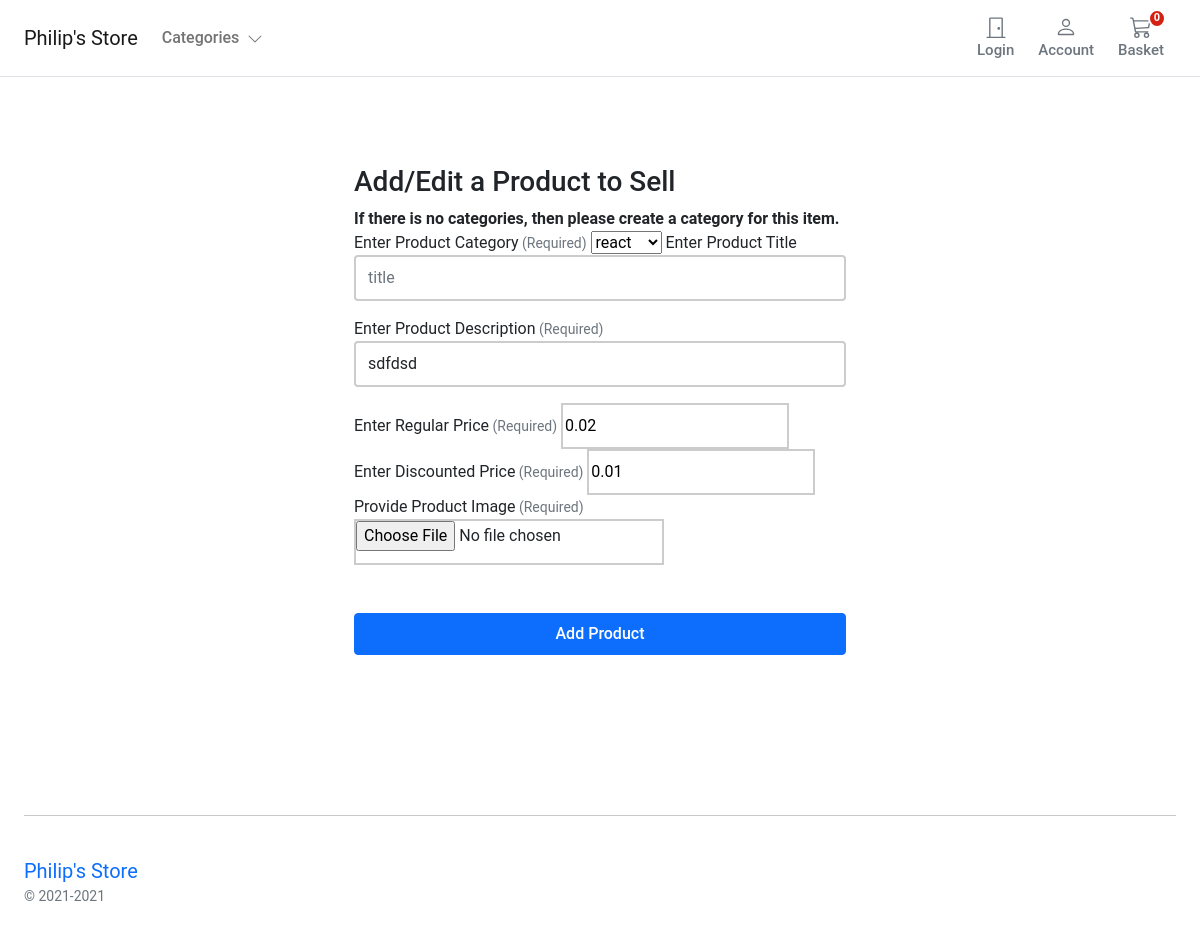
The app's page /inventory/edit/2/ with its own data.
### store/models.py (models this page shows, shortened)
class Product(models.Model):
    category = models.ForeignKey(Category, on_delete=models.RESTRICT)
    title = models.CharField(
        verbose_name=_("title"),
        help_text=_("Required"),
        max_length=255,
    )
    description = models.TextField(verbose_name=_("description"), help_text=_("Not Required"), blank=True)
    slug = models.SlugField(max_length=255)
    regular_price = models.DecimalField(
        verbose_name=_("Regular price"),
        help_text=_("Maximum 999.99"),
        error_messages={
            "name": {
                "max_length": _("The price must be between 0 and 999.99."),
            },
        },
        max_digits=5,
        decimal_places=2,
    )
    discount_price = models.DecimalField(
        verbose_name=_("Discount price"),
        help_text=_("Maximum 999.99"),
        error_messages={
            "name": {
                "max_length": _("The price must be between 0 and 999.99."),
            },
        },
        max_digits=5,
        decimal_places=2,
    )
    is_active = models.BooleanField(
        verbose_name=_("Product visibility"),
        help_text=_("Change product visibility"),
        default=True,
    )
    created_at = models.DateTimeField(_("Created at"), auto_now_add=True, editable=False)
    updated_at = models.DateTimeField(_("Updated at"), auto_now=True)
    class Meta:
        ordering = ("-created_at",)
        verbose_name = _("Product")
        verbose_name_plural = _("Products")

### inventory/views.py (the view)
# urls.py: path('edit/<slug:id>/', views.inventory_edit, name='inventory_edit'),
def inventory_edit(request, id):
    product = get_object_or_404(Product, pk=id)
    if request.method == 'POST':
        product_add_form = ProductAddForm(request.POST, request.FILES)
        if product_add_form.is_valid():
            Product.objects.filter(pk=id).update(
                category=product_add_form.cleaned_data['category'],
                title=product_add_form.cleaned_data['title'],
                description=product_add_form.cleaned_data['description'],
                regular_price=product_add_form.cleaned_data['regular_price'],
                discount_price=product_add_form.cleaned_data['discount_price'],
            )
            ProductImage.objects.filter(product=product).filter(is_feature=True).update(is_feature=False)
            image = ProductImage.objects.create(
                product=product,
                image=product_add_form.cleaned_data['featured_image'],
                is_feature=True,
            )
            image.save()
            return render(request, 'inventory/product_added.html')
    else:
        product_add_form = ProductAddForm(instance=product)
    return render(request, 'inventory/add_product_inventory.html', {'form': product_add_form})

### basket/basket.py (called while the page is built)
    def __len__(self):
        return sum(item['qty'] for item in self.basket.values())

### basket/context_processors.py (called while the page is built)
def basket(request):
    return {'basket': Basket(request)}

### store/context_processors.py (called while the page is built)
def categories(request):
    return {
        'categories' : Category.objects.filter(level=0)
    }

### store/models.py (called while the page is built)
    def get_absolute_url(self):
        return reverse("store:category_list", args=[self.slug])

    def __str__(self):
        return self.name

### templates/inventory/add_product_inventory.html (shortened to what this page needs)
{% extends "../store/base.html" %}
{% block content %}
<div class="container-fluid">
    <div class="row no-gutter">
        <div class="col-md-12">
            <div class="login d-flex align-items-center py-5">
                <div class="container">
                    <div class="row">
                        <div class="col-12 col-lg-7  mx-auto">
                             <form name="product_form" class="account-form p-4 rounded col-lg-10 mx-auto" enctype="multipart/form-data" action="." method="post">
                                <h3 class="mb-2 font-weight-bold">Add/Edit a Product to Sell</h3>
                                <div><b>If there is no categories, then please create a category for this item.</b></div>
                                <label>{{ form.category.label}}<span class="text-muted small">
                                        (Required)</span></label>
                                {{ form.category }}
                                <label>{{ form.title.label}}</label>
                                {{ form.title }}
                                <label>{{ form.description.label}}<span class="text-muted small">
                                        (Required)</span></label>
                                {{ form.description }}
                                <label>{{ form.regular_price.label}}<span class="text-muted small">
                                        (Required)</span></label>
                                {{ form.regular_price }}
                                <label>{{ form.discount_price.label}}<span class="text-muted small">
                                        (Required)</span></label>
                                {{ form.discount_price }}
                                <label>{{ form.featured_image.label}}<span class="text-muted small">
                                        (Required)</span></label>
                                {{ form.featured_image }}
                                <button class="btn btn-primary btn-block py-2 mb-4 mt-5 fw500 w-100" type="submit">Add Product</button>
                            </form>
                        </div>
                    </div>
                </div>
            </div>
        </div>
    </div>
</div>
{% endblock %}

### static/core/css/base.css (style rules this page uses)
@media (min-width: 1000px) { .container { max-width: 1000px; } }
@media (max-width: 1200px) { .container { max-width: 100%; padding:0 24px; } }
html, body, p, div { letter-spacing: -0.02px; font-family: 'Roboto', sans-serif; }
.fw500 { font-weight: 500; }

### templates/inventory/add_product_inventory.html (style rules this page uses)
.account-form input { border: 2px solid #ccc; height: calc(2em + .75rem + 2px); }

### records on screen
Product: category "react", description "sdfdsd", regular_price "0.02", discount_price "0.01"
